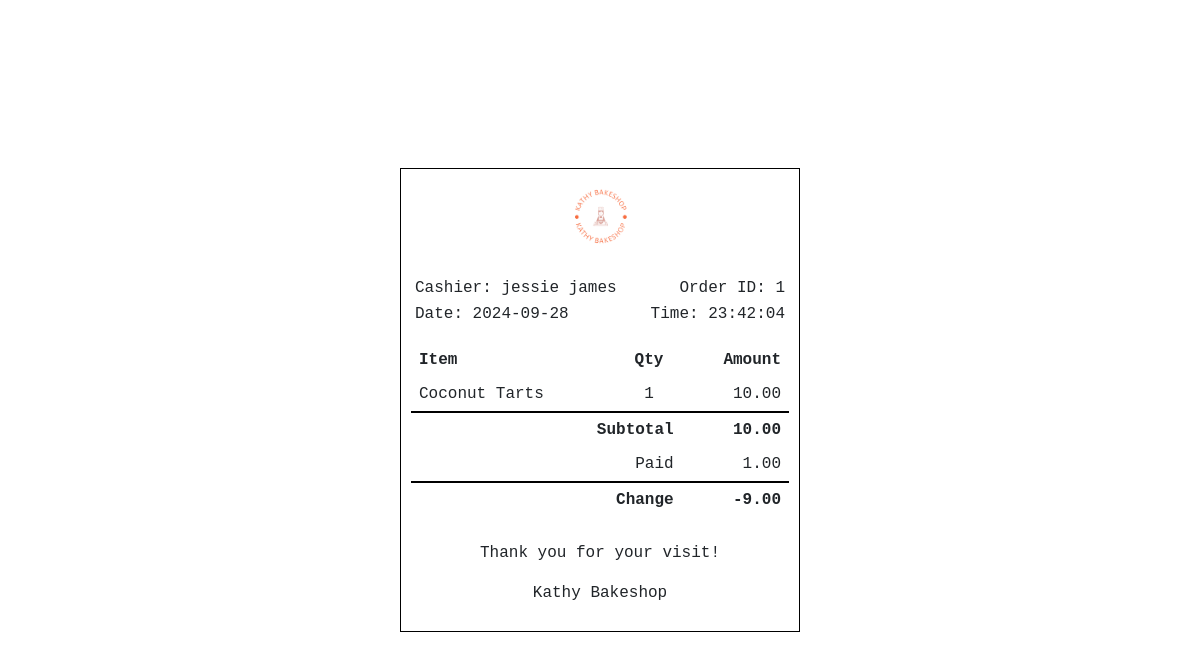
Page /pos/receipt/index.php on the committed database.
### tables this page shows
CREATE TABLE IF NOT EXISTS `orders` (
  `id` int NOT NULL AUTO_INCREMENT,
  `user_id` int NOT NULL,
  `total` int NOT NULL,
  `date` timestamp NOT NULL DEFAULT CURRENT_TIMESTAMP ON UPDATE CURRENT_TIMESTAMP,
  `status` text NOT NULL,
  PRIMARY KEY (`id`),
  UNIQUE KEY `id` (`id`),
  KEY `customer_id` (`user_id`)
);

CREATE TABLE IF NOT EXISTS `users` (
  `id` int NOT NULL AUTO_INCREMENT,
  `first_name` varchar(25) NOT NULL,
  `last_name` varchar(25) NOT NULL,
  `username` varchar(30) NOT NULL,
  `password` varchar(255) NOT NULL,
  `ifadmin` int NOT NULL,
  `role` enum('admin','staff','','') NOT NULL,
  PRIMARY KEY (`id`),
  UNIQUE KEY `id` (`id`),
  UNIQUE KEY `username` (`username`)
);

CREATE TABLE IF NOT EXISTS `order_details` (
  `id` int NOT NULL AUTO_INCREMENT,
  `order_id` int NOT NULL,
  `product_id` int NOT NULL,
  `quantity` int NOT NULL,
  PRIMARY KEY (`id`),
  UNIQUE KEY `id` (`id`),
  KEY `product_id` (`product_id`),
  KEY `order_id` (`order_id`)
);

CREATE TABLE IF NOT EXISTS `products` (
  `id` int NOT NULL AUTO_INCREMENT,
  `product_name` varchar(50) NOT NULL,
  `price` decimal(10,2) NOT NULL,
  `image` longblob NOT NULL,
  `description` varchar(1000) NOT NULL,
  `quantity` int NOT NULL,
  PRIMARY KEY (`id`),
  UNIQUE KEY `id` (`id`)
);

### Classes/receipt-detail.php (called while the page is built)
<?php
function getOrderDetails($conn, $orderID) {
    $orderQuery = "
        SELECT orders.id AS order_id, users.first_name, users.last_name, orders.total, orders.date
        FROM orders
        JOIN users ON orders.user_id = users.id
        WHERE orders.id = $orderID
    ";
    $orderResult = $conn->query($orderQuery);
    if ($orderResult->num_rows > 0) {
        return $orderResult->fetch_assoc();
    } else {
        return null;
    }
}
function getOrderItems($conn, $orderID) {
    $itemsQuery = "
        SELECT products.product_name, products.price, order_details.quantity
        FROM order_details
        JOIN products ON order_details.product_id = products.id
        WHERE order_details.order_id = $orderID
    ";
    return $conn->query($itemsQuery);
}
?>

### pos/receipt/index.php (the view, shortened to what this page needs)
<?php
include_once '../../Classes/receipt-detail.php';
$database = new Database();
$conn = $database->conn;
$orderID = isset($_GET['order_id']) ? (int)$_GET['order_id'] : 1;
$order = getOrderDetails($conn, $orderID);
$itemsResult = getOrderItems($conn, $orderID);
$subtotal = 0;
?>
<html lang="en">
<head>
    <link href="https://cdn.jsdelivr.net/npm/bootstrap@5.1.3/dist/css/bootstrap.min.css" rel="stylesheet">
    <link href="../css/Receipt.css" rel="stylesheet">
</head>
<body>
<div class="main container bordered-container">
    <div class="text-center mb-3">
        <img src="../../image/LOGO.PNG" alt="Logo" class="img-fluid" style="max-height: 80px;">
    </div>
    <table class="table table-borderless table-sm">
        <tbody>
            <tr>
                <td>Cashier: <span><?php echo $order['first_name'] ; ?></span></td>
                <td class="text-end">Order ID: <span><?php echo $order['order_id']; ?></span></td>
            </tr>
            <tr>
                <td>Date: <span><?php echo date("Y-m-d", strtotime($order['date'])); ?></span></td>
                <td class="text-end">Time: <span><?php echo date("H:i:s", strtotime($order['date'])); ?></span></td>
            </tr>
        </tbody>
    </table>
    <table class="table table-borderless table-sm items">
        <thead>
            <tr>
                <th>Item</th>
                <th class="text-center">Qty</th>
                <th class="text-end">Amount</th>
            </tr>
        </thead>
        <tbody>
            <?php while ($item = $itemsResult->fetch_assoc()) {
                $itemTotal = $item['price'] * $item['quantity'];
                $subtotal += $itemTotal;
            ?>
            <tr>
                <td><?php echo $item['product_name']; ?></td>
                <td class="text-center"><?php echo $item['quantity']; ?></td>
                <td class="text-end"><?php echo number_format($itemTotal, 2); ?></td>
            </tr>
            <?php } ?>
            <tr class="total-row">
                <td colspan="2" class="text-end">Subtotal</td>
                <td class="text-end"><?php echo number_format($subtotal, 2); ?></td>
            </tr>
            <tr>
                <td colspan="2" class="text-end">Paid</td>
                <td class="text-end"><?php echo number_format($order['total'], 2); ?></td>
            </tr>
            <tr class="total-row">
                <td colspan="2" class="text-end">Change</td>
                <td class="text-end"><?php echo number_format($order['total'] - $subtotal, 2); ?></td>
            </tr>
        </tbody>
    </table>
    <div class="text-center mt-4">
        <p>Thank you for your visit!</p>
    </div>
    <div class="text-center footer-text">
        <p>Kathy Bakeshop</p>
    </div>
</div>
</body>
</html>

### pos/css/receipt.css (style rules this page uses)
body { font-family: 'Courier New', Courier, monospace; margin: 0; display: flex; justify-content: center; align-items: center; min-height: 100vh; }
.container { max-width: 400px; margin: 0 auto; padding-top: 20px; }
table { width: 100%; }
.items td, .items th { padding: 0.5rem; }
.total-row { border-top: 2px solid #000; font-weight: bold; }
.bordered-container { border: 1px solid #000; padding: 10px; }

### rows in the picture
orders: user.first_name "jessie james", id "1", date "2024-09-28", date "23:42:04", total "1.00", $order['total']-$subtotal "-9.00"
order_details: product.product_name "Coconut Tarts", quantity "1", product.price "10.00"

### other values in the picture
$subtotal "10.00"
